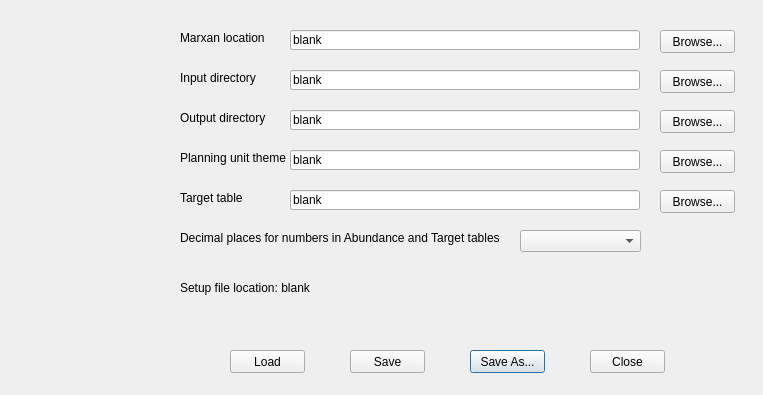
<?xml version="1.0" encoding="UTF-8"?>
<ui version="4.0">
 <class>setupDialog</class>
 <widget class="QDialog" name="setupDialog">
  <property name="windowModality">
   <enum>Qt::ApplicationModal</enum>
  </property>
  <property name="geometry">
   <rect>
    <x>0</x>
    <y>0</y>
    <width>763</width>
    <height>395</height>
   </rect>
  </property>
  <property name="windowTitle">
   <string>Setup file settings</string>
  </property>
  <widget class="QPushButton" name="saveasButton">
   <property name="geometry">
    <rect>
     <x>470</x>
     <y>350</y>
     <width>75</width>
     <height>23</height>
    </rect>
   </property>
   <property name="text">
    <string>Save As...</string>
   </property>
  </widget>
  <widget class="QPushButton" name="cancelButton">
   <property name="geometry">
    <rect>
     <x>590</x>
     <y>350</y>
     <width>75</width>
     <height>23</height>
    </rect>
   </property>
   <property name="text">
    <string>Close</string>
   </property>
  </widget>
  <widget class="QPushButton" name="marxanButton">
   <property name="geometry">
    <rect>
     <x>660</x>
     <y>30</y>
     <width>75</width>
     <height>23</height>
    </rect>
   </property>
   <property name="text">
    <string>Browse...</string>
   </property>
  </widget>
  <widget class="QPushButton" name="inputButton">
   <property name="geometry">
    <rect>
     <x>660</x>
     <y>70</y>
     <width>75</width>
     <height>23</height>
    </rect>
   </property>
   <property name="text">
    <string>Browse...</string>
   </property>
  </widget>
  <widget class="QPushButton" name="outputButton">
   <property name="geometry">
    <rect>
     <x>660</x>
     <y>110</y>
     <width>75</width>
     <height>23</height>
    </rect>
   </property>
   <property name="text">
    <string>Browse...</string>
   </property>
  </widget>
  <widget class="QPushButton" name="puButton">
   <property name="geometry">
    <rect>
     <x>660</x>
     <y>150</y>
     <width>75</width>
     <height>23</height>
    </rect>
   </property>
   <property name="text">
    <string>Browse...</string>
   </property>
  </widget>
  <widget class="QPushButton" name="targButton">
   <property name="geometry">
    <rect>
     <x>660</x>
     <y>190</y>
     <width>75</width>
     <height>23</height>
    </rect>
   </property>
   <property name="text">
    <string>Browse...</string>
   </property>
  </widget>
  <widget class="QLabel" name="marxanLabel">
   <property name="geometry">
    <rect>
     <x>180</x>
     <y>30</y>
     <width>110</width>
     <height>16</height>
    </rect>
   </property>
   <property name="text">
    <string>Marxan location</string>
   </property>
  </widget>
  <widget class="QLabel" name="inputLabel">
   <property name="geometry">
    <rect>
     <x>180</x>
     <y>70</y>
     <width>110</width>
     <height>16</height>
    </rect>
   </property>
   <property name="text">
    <string>Input directory</string>
   </property>
  </widget>
  <widget class="QLabel" name="outputLabel">
   <property name="geometry">
    <rect>
     <x>180</x>
     <y>110</y>
     <width>110</width>
     <height>16</height>
    </rect>
   </property>
   <property name="text">
    <string>Output directory</string>
   </property>
  </widget>
  <widget class="QLabel" name="puLabel">
   <property name="geometry">
    <rect>
     <x>180</x>
     <y>150</y>
     <width>110</width>
     <height>16</height>
    </rect>
   </property>
   <property name="text">
    <string>Planning unit theme</string>
   </property>
  </widget>
  <widget class="QLabel" name="targetLabel">
   <property name="geometry">
    <rect>
     <x>180</x>
     <y>190</y>
     <width>110</width>
     <height>16</height>
    </rect>
   </property>
   <property name="text">
    <string>Target table</string>
   </property>
  </widget>
  <widget class="QLineEdit" name="marxanLineEdit">
   <property name="geometry">
    <rect>
     <x>290</x>
     <y>30</y>
     <width>350</width>
     <height>20</height>
    </rect>
   </property>
   <property name="text">
    <string>blank</string>
   </property>
  </widget>
  <widget class="QLineEdit" name="inputLineEdit">
   <property name="geometry">
    <rect>
     <x>290</x>
     <y>70</y>
     <width>350</width>
     <height>20</height>
    </rect>
   </property>
   <property name="text">
    <string>blank</string>
   </property>
  </widget>
  <widget class="QLineEdit" name="outputLineEdit">
   <property name="geometry">
    <rect>
     <x>290</x>
     <y>110</y>
     <width>350</width>
     <height>20</height>
    </rect>
   </property>
   <property name="text">
    <string>blank</string>
   </property>
  </widget>
  <widget class="QLineEdit" name="targLineEdit">
   <property name="geometry">
    <rect>
     <x>290</x>
     <y>190</y>
     <width>350</width>
     <height>20</height>
    </rect>
   </property>
   <property name="text">
    <string>blank</string>
   </property>
  </widget>
  <widget class="QLineEdit" name="puLineEdit">
   <property name="geometry">
    <rect>
     <x>290</x>
     <y>150</y>
     <width>350</width>
     <height>20</height>
    </rect>
   </property>
   <property name="text">
    <string>blank</string>
   </property>
  </widget>
  <widget class="QPushButton" name="loadButton">
   <property name="geometry">
    <rect>
     <x>230</x>
     <y>350</y>
     <width>75</width>
     <height>23</height>
    </rect>
   </property>
   <property name="text">
    <string>Load</string>
   </property>
  </widget>
  <widget class="QPushButton" name="saveButton">
   <property name="geometry">
    <rect>
     <x>350</x>
     <y>350</y>
     <width>75</width>
     <height>23</height>
    </rect>
   </property>
   <property name="text">
    <string>Save</string>
   </property>
  </widget>
  <widget class="QLabel" name="setupIconLabel">
   <property name="geometry">
    <rect>
     <x>10</x>
     <y>10</y>
     <width>141</width>
     <height>381</height>
    </rect>
   </property>
   <property name="text">
    <string/>
   </property>
   <property name="pixmap">
    <pixmap resource="resources.qrc">:/plugins/Cluz/icons/icons/setup_logo.png</pixmap>
   </property>
  </widget>
  <widget class="QLabel" name="setupPathLabel">
   <property name="geometry">
    <rect>
     <x>180</x>
     <y>280</y>
     <width>450</width>
     <height>16</height>
    </rect>
   </property>
   <property name="text">
    <string>Setup file location: blank</string>
   </property>
  </widget>
  <widget class="QLabel" name="precLabel">
   <property name="geometry">
    <rect>
     <x>180</x>
     <y>230</y>
     <width>321</width>
     <height>16</height>
    </rect>
   </property>
   <property name="text">
    <string>Decimal places for numbers in Abundance and Target tables</string>
   </property>
  </widget>
  <widget class="QComboBox" name="precComboBox">
   <property name="geometry">
    <rect>
     <x>520</x>
     <y>230</y>
     <width>121</width>
     <height>22</height>
    </rect>
   </property>
  </widget>
 </widget>
 <resources>
  <include location="resources.qrc"/>
 </resources>
 <connections>
  <connection>
   <sender>cancelButton</sender>
   <signal>clicked()</signal>
   <receiver>setupDialog</receiver>
   <slot>close()</slot>
   <hints>
    <hint type="sourcelabel">
     <x>633</x>
     <y>368</y>
    </hint>
    <hint type="destinationlabel">
     <x>691</x>
     <y>307</y>
    </hint>
   </hints>
  </connection>
 </connections>
</ui>
